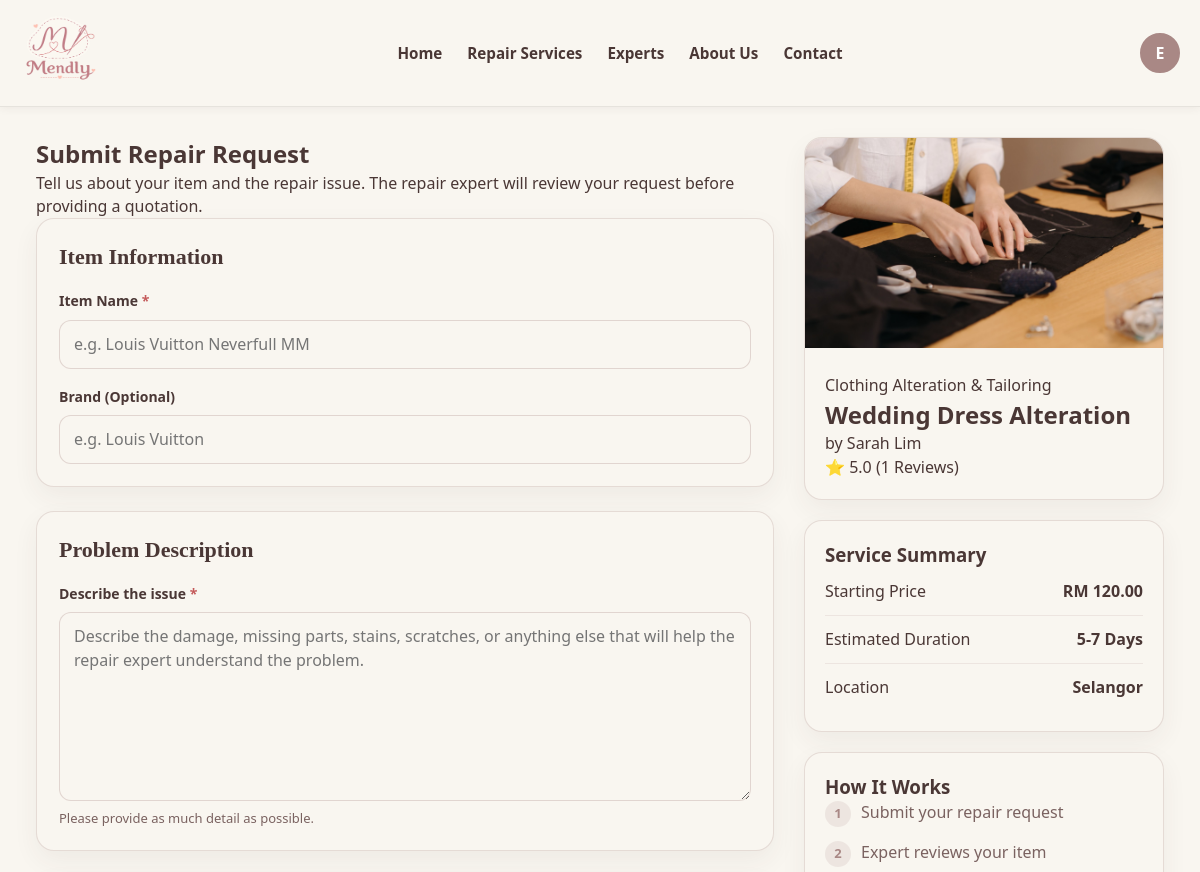
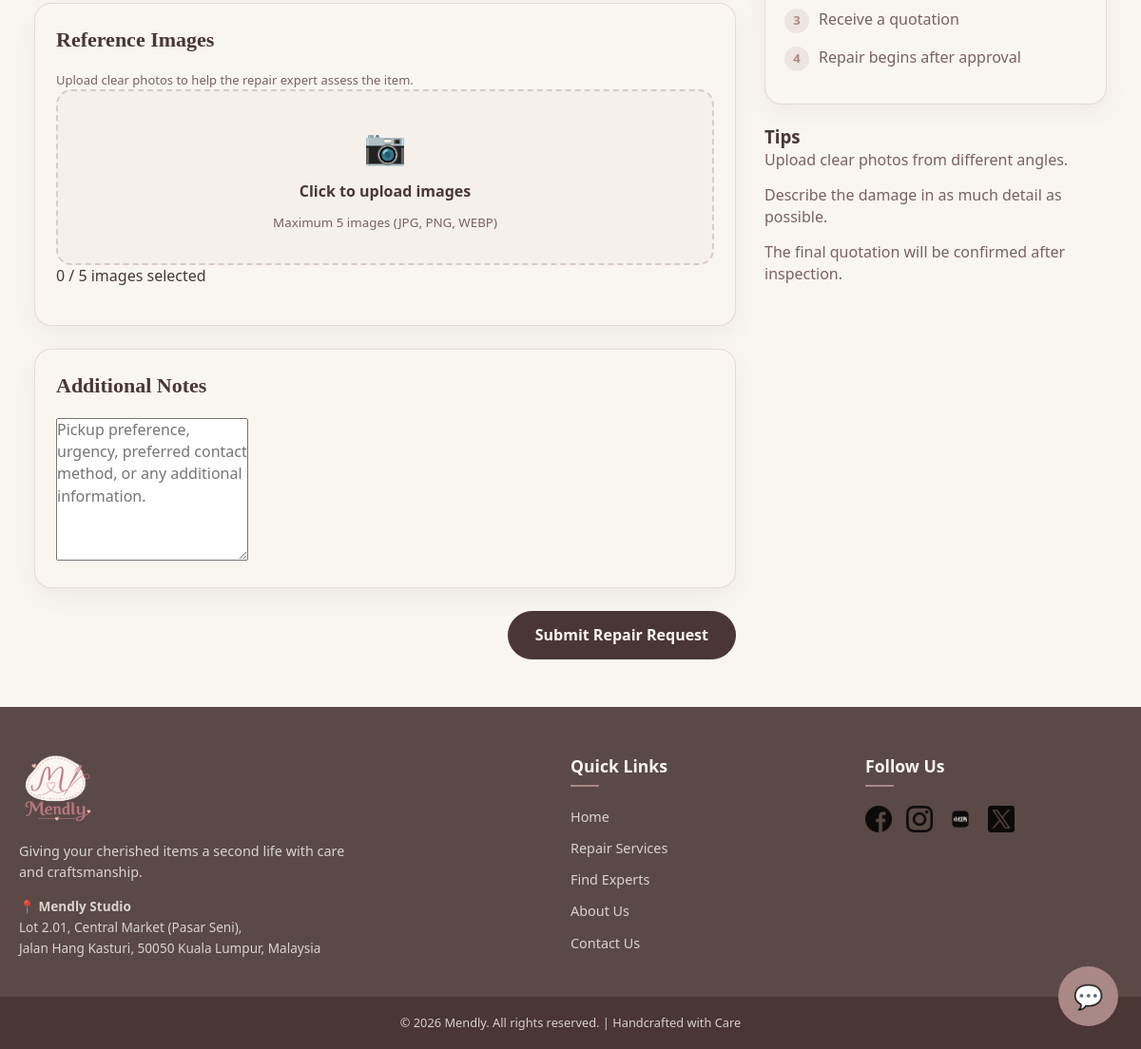
Screenshot of /submit-request.php?service=2 (signed in) with the database file from the repository (2 pictures, top to bottom).
### tables this page shows
CREATE TABLE services (
    service_id         INT AUTO_INCREMENT PRIMARY KEY,
    expert_id          INT NOT NULL,
    category_id        INT NOT NULL,
    title              VARCHAR(150) NOT NULL,
    description        TEXT,
    starting_price     DECIMAL(10,2),
    estimated_duration VARCHAR(50),
    status             ENUM('active', 'inactive') DEFAULT 'active',
    created_at         TIMESTAMP DEFAULT CURRENT_TIMESTAMP,

    FOREIGN KEY (expert_id)   REFERENCES experts(expert_id) ON DELETE CASCADE,
    FOREIGN KEY (category_id) REFERENCES categories(category_id)
);

CREATE TABLE categories (
    category_id    INT AUTO_INCREMENT PRIMARY KEY,
    category_name  VARCHAR(100) NOT NULL,
    category_group ENUM('textiles', 'toys', 'leather') NOT NULL,
    image_path     VARCHAR(255)
);

CREATE TABLE experts (
    expert_id              INT AUTO_INCREMENT PRIMARY KEY,
    full_name               VARCHAR(100) NOT NULL,
    email                    VARCHAR(100) NOT NULL UNIQUE,
    phone                    VARCHAR(20)  NOT NULL,
    location                 VARCHAR(150) NOT NULL,
    password                 VARCHAR(255) NOT NULL,
    business_name            VARCHAR(150) NOT NULL,
    experience                VARCHAR(20)  NOT NULL,
    description              TEXT,

     
     
     
     
     
     
     
    first_login_done         BOOLEAN DEFAULT TRUE,

    photo_path                MEDIUMBLOB,
    photo_path_mime           VARCHAR(20),

     
    avatar                    MEDIUMBLOB,
    avatar_mime               VARCHAR(20),
    bio                       TEXT,
    years_experience          INT DEFAULT 0,
    completed_repairs         INT DEFAULT 0,
    response_rate             DECIMAL(5,2) DEFAULT 0,
    average_response_time     VARCHAR(50),
    verified                  BOOLEAN DEFAULT FALSE,

    created_at                TIMESTAMP DEFAULT CURRENT_TIMESTAMP
);

### submit-request.php (the view, shortened to what this page needs)
<?php
include 'includes/db.php';
$serviceID = (int) $_GET['service'];
$sql = "
    SELECT
        s.service_id,
        s.title,
        s.description,
        s.starting_price,
        s.estimated_duration,
        e.expert_id,
        e.full_name,
        e.location,
        c.category_name,
        COALESCE(
            (
                SELECT image_path
                FROM service_images
                WHERE service_id = s.service_id
                ORDER BY display_order
                LIMIT 1
            ),
            c.image_path
        ) AS thumbnail,
        review_summary.average_rating,
        COALESCE(review_summary.total_reviews, 0) AS total_reviews
    FROM services s
    INNER JOIN experts e ON s.expert_id = e.expert_id
    INNER JOIN categories c ON s.category_id = c.category_id
    LEFT JOIN (
        SELECT
            rq.service_id,
            ROUND(AVG(r.rating), 1) AS average_rating,
            COUNT(r.review_id) AS total_reviews
        FROM repair_requests rq
        INNER JOIN reviews r ON rq.request_id = r.request_id
        GROUP BY rq.service_id
    ) review_summary ON review_summary.service_id = s.service_id
    WHERE s.service_id = ? AND s.status = 'active'
";
$stmt = mysqli_prepare($conn, $sql);
mysqli_stmt_bind_param($stmt, "i", $serviceID);
mysqli_stmt_execute($stmt);
$result = mysqli_stmt_get_result($stmt);
$service = mysqli_fetch_assoc($result);
$itemName          = "";
$brand             = "";
$repairDescription = "";
$additionalNotes   = "";
?>
<!DOCTYPE html>
<html lang="en">
<head>
  <link rel="stylesheet" href="assets/css/global.css">
  <link rel="stylesheet" href="assets/css/submit-request.css">
</head>
<body>
  <?php include "includes/header.php"; ?>
  <main class="submit-request-page">
    <section class="request-section">
      <div class="container">
        <div class="request-grid">
          <div class="request-form">
            <h1>Submit Repair Request</h1>
            <p class="page-description">
              Tell us about your item and the repair issue. The repair expert will review
              your request before providing a quotation.
            </p>
            <form action="" method="POST" enctype="multipart/form-data" class="repair-form">
              <section class="form-card">
                <h2>Item Information</h2>
                <div class="form-group">
                  <label for="item_name">
                    Item Name <span class="required">*</span>
                  </label>
                  <input
                    type="text"
                    id="item_name"
                    name="item_name"
                    maxlength="150"
                    required
                    value="<?php echo htmlspecialchars($itemName); ?>"
                    placeholder="e.g. Louis Vuitton Neverfull MM">
                </div>
                <div class="form-group">
                  <label for="brand">
                    Brand (Optional)
                  </label>
                  <input
                    type="text"
                    id="brand"
                    name="brand"
                    maxlength="100"
                    value="<?php echo htmlspecialchars($brand); ?>"
                    placeholder="e.g. Louis Vuitton">
                </div>
              </section>
              <section class="form-card">
                <h2>Problem Description</h2>
                <div class="form-group">
                  <label for="repair_description">
                    Describe the issue
                    <span class="required">*</span>
                  </label>
                  <textarea
                    id="repair_description"
                    name="repair_description"
                    rows="7"
                    maxlength="1000"
                    required
                    placeholder="Describe the damage, missing parts, stains, scratches, or anything else that will help the repair expert understand the problem."><?php echo htmlspecialchars($repairDescription); ?></textarea>
                  <small>
                    Please provide as much detail as possible.
                  </small>
                </div>
              </section>
              <section class="form-card">
                <h2>Reference Images</h2>
                <p class="upload-note">Upload clear photos to help the repair expert assess the item.</p>
                <div class="upload-box" id="upload-box">
                  <span class="upload-icon">📷</span>
                  <p>Click to upload images</p>
                  <small>Maximum 5 images (JPG, PNG, WEBP)</small>
                </div>
                <div>
                  <span id="image-count">0 / 5 images selected</span>
                </div>
              </section>
              <section class="form-card">
                <h2>Additional Notes</h2>
                <textarea
                  id="additional_notes"
                  name="additional_notes"
                  rows="5"
                  maxlength="500"
                  placeholder="Pickup preference, urgency, preferred contact method, or any additional information."><?php echo htmlspecialchars($additionalNotes); ?></textarea>
              </section>
              <div class="submit-area">
                <button type="submit" class="submit-btn">Submit Repair Request</button>
              </div>
            </form>
          </div>
          <aside class="request-summary">
            <div class="summary-card">
              <img
                class="summary-image"
                src="<?php echo htmlspecialchars($service['thumbnail']); ?>"
                alt="<?php echo htmlspecialchars($service['title']); ?>">
              <div class="summary-content">
                <span class="summary-category">
                  <?php echo htmlspecialchars($service['category_name']); ?>
                </span>
                <h2><?php echo htmlspecialchars($service['title']); ?></h2>
                <p class="expert-name">by <?php echo htmlspecialchars($service['full_name']); ?></p>
                <div class="summary-rating">⭐
                  <?php echo number_format($service['average_rating'] ?? 0, 1); ?>
                  <span>(<?php echo $service['total_reviews']; ?> Reviews)</span>
                </div>
              </div>
            </div>
            <div class="summary-box">
              <h3>Service Summary</h3>
              <div class="summary-row">
                <span>Starting Price</span>
                <strong>RM <?php echo number_format($service['starting_price'], 2); ?></strong>
              </div>
              <div class="summary-row">
                <span>Estimated Duration</span>
                <strong><?php echo htmlspecialchars($service['estimated_duration']); ?></strong>
              </div>
              <div class="summary-row">
                <span>Location</span>
                <strong><?php echo htmlspecialchars($service['location']); ?></strong>
              </div>
            </div>
            <div class="summary-box">
              <h3>How It Works</h3>
              <ul class="steps">
                <li>
                  <span class="step-number">1</span>
                  Submit your repair request
                </li>
                <li>
                  <span class="step-number">2</span>
                  Expert reviews your item
                </li>
                <li>
                  <span class="step-number">3</span>
                  Receive a quotation
                </li>
                <li>
                  <span class="step-number">4</span>
                  Repair begins after approval
                </li>
              </ul>
            </div>
            <div>
              <h3>Tips</h3>
              <ul class="tips">
                <li>Upload clear photos from different angles.</li>
                <li>Describe the damage in as much detail as possible.</li>
                <li>The final quotation will be confirmed after inspection.</li>
              </ul>
            </div>
          </aside>
        </div>
      </div>
    </section>
  </main>
  <?php include "includes/footer.php"; ?>
</body>
</html>

### assets/css/global.css (style rules this page uses)
:root { --color-light: rgba(249, 246, 240, 1); --color-medium: rgba(169, 136, 133, 1); --color-dark: rgba(74, 55, 53, 1); --color-subtle-dark: rgba(122, 98, 96, 1); --color-dark-80: rgba(74, 55, 53, 0.9); --color-dark-90: rgba(74, 55, 53, 0.98); --color-light-80: rgba(249, 246, 240, 0.8); --font-main: "Segoe UI", Tahoma, Geneva, Verdana, sans-serif; --transition-fast: all 0.3s ease; }
* { margin: 0; padding: 0; box-sizing: border-box; }
body { font-family: var(--font-main); color: var(--color-dark); line-height: 1.6; overflow-x: hidden; }
ul { list-style: none; }

### assets/css/submit-request.css (style rules this page uses)
* { box-sizing: border-box; }
body { margin: 0; background: var(--color-light); font-family: 'Segoe UI', Arial, sans-serif; color: var(--color-dark); line-height: 1.45; }
button, input, textarea { font: inherit; }
.container { width: min(1340px, 94%); margin: auto; }
.request-section { padding: 30px 0 50px; }
.request-grid { display: grid; grid-template-columns: minmax(0, 1fr) 360px; gap: 30px; align-items: start; }
.repair-form { display: grid; gap: 24px; }
.form-card { background: var(--color-light); border: 1px solid rgba(169, 136, 133, 0.25); border-radius: 18px; padding: 22px; box-shadow: 0 10px 26px rgba(74, 55, 53, 0.06); }
.form-card h2 { margin: 0 0 18px; font-family: Georgia, serif; font-size: 22px; }
.form-group { display: grid; gap: 8px; margin-bottom: 18px; }
.form-group:last-child { margin-bottom: 0; }
.form-group label { font-size: 14px; font-weight: 600; }
.required { color: #c45a5a; }
.form-group input, .form-group textarea { width: 100%; padding: 12px 14px; border: 1px solid rgba(169, 136, 133, 0.3); border-radius: 12px; background: var(--color-light); color: var(--color-dark); transition: var(--transition-fast); }
textarea { resize: vertical; min-height: 150px; }
.form-group small, .upload-note { color: var(--color-subtle-dark); font-size: 13px; }
.upload-box { border: 2px dashed rgba(169, 136, 133, 0.35); border-radius: 16px; background: rgba(169, 136, 133, 0.05); padding: 32px; text-align: center; transition: var(--transition-fast); }
.upload-icon { display: block; font-size: 36px; margin-bottom: 10px; }
.upload-box p { margin: 8px 0; font-weight: 600; }
.upload-box small { color: var(--color-subtle-dark); }
.submit-area { display: flex; justify-content: flex-end; }
.submit-btn { padding: 13px 28px; border-radius: 28px; border: 1px solid var(--color-dark); background: var(--color-dark); color: var(--color-light); font-weight: 600; cursor: pointer; transition: var(--transition-fast); }
.request-summary { position: sticky; top: 24px; display: grid; gap: 20px; }
.summary-card, .summary-box { background: var(--color-light); border: 1px solid rgba(169, 136, 133, 0.25); border-radius: 18px; overflow: hidden; box-shadow: 0 10px 26px rgba(74, 55, 53, 0.06); }
.summary-content, .summary-box { padding: 20px; }
.summary-image { width: 100%; height: 210px; object-fit: cover; }
.summary-row { display: flex; justify-content: space-between; padding: 12px 0; border-bottom: 1px solid rgba(169, 136, 133, 0.15); }
.summary-row:last-child { border-bottom: 0; }
.steps, .tips { margin: 0; padding: 0; list-style: none; }
.steps li, .tips li { display: flex; gap: 10px; margin-bottom: 14px; color: var(--color-subtle-dark); }
.step-number { width: 26px; height: 26px; border-radius: 50%; background: rgba(169, 136, 133, 0.15); color: var(--color-medium); display: grid; place-items: center; font-size: 13px; font-weight: 700; flex-shrink: 0; }

### rows the page displays
services: category.category_name "Clothing Alteration & Tailoring", title "Wedding Dress Alteration", expert.full_name "Sarah Lim", starting_price "120.00", estimated_duration "5-7 Days", expert.location "Selangor"

### other values shown
$label "Repair Services"
$label "Experts"
substr($displayName, 0, 1) "E"
$service['average_rating'] "5.0"
$service['total_reviews'] "1"
